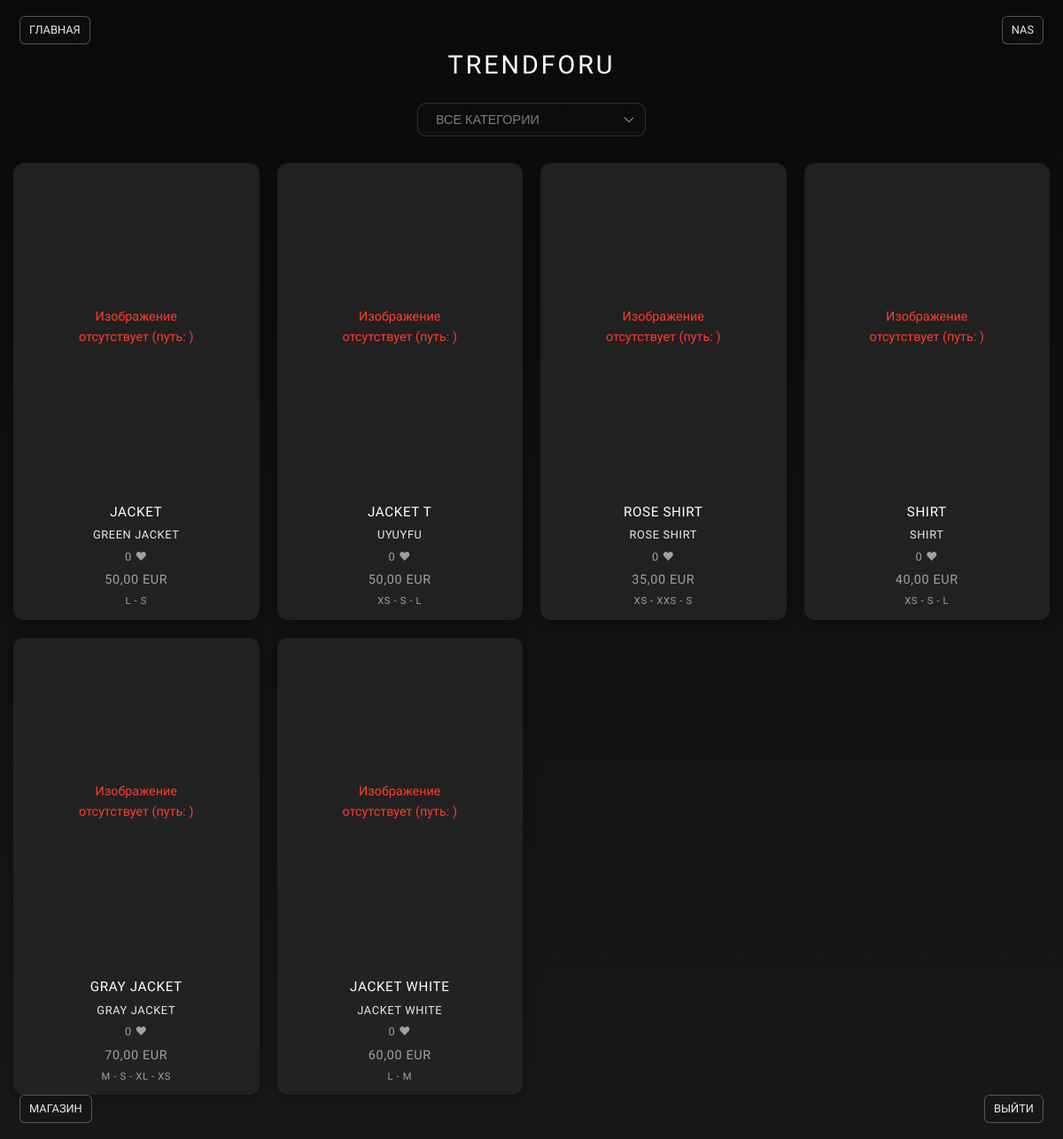
Page /products/ (signed in) on the committed database.
### apps/users/models.py (models this page shows, shortened)
class User(AbstractUser):
    email = models.EmailField(unique=True)
    USERNAME_FIELD = 'email'
    REQUIRED_FIELDS = ['username']

### apps/products/models.py (models this page shows, shortened)
class Product(models.Model):
    title = models.CharField(max_length=255)
    description = models.TextField()
    price = models.DecimalField(max_digits=10, decimal_places=2)
    image = models.ImageField(upload_to='products/', blank=True, null=True)  # ← просто хранение локально
    category = models.ForeignKey('Category', on_delete=models.CASCADE, related_name='products')
    size_string = models.CharField(max_length=100, help_text="Comma-separated sizes like: S,M,L")
    stock = models.PositiveIntegerField()
    is_active = models.BooleanField(default=True)
    created_at = models.DateTimeField(auto_now_add=True)

class ProductSize(models.Model):
    product = models.ForeignKey(
        Product,
        related_name='size_variants',  # ← новое имя
        on_delete=models.CASCADE
    )
    size = models.CharField(
        max_length=10,
        choices=[('XXS', 'XXS'), ('XS', 'XS'), ('S', 'S'),
                 ('M', 'M'), ('L', 'L'), ('XL', 'XL'), ('XXL', 'XXL')]
    )
    stock = models.PositiveIntegerField(default=0)

### apps/products/views.py (the view)
# urls.py: path('', product_list, name='product_list'),  # ← именно этот URL
def product_list(request):
    products = Product.objects.filter(is_active=True)
    return render(request, 'products/product_list.html', {'products': products})

### templates/products/product_list.html (shortened to what this page needs)
{% load static %}
<!DOCTYPE html>
<html lang="ru">
<head>
</head>
<body onload="document.body.style.opacity='1'; showShibaAlert();">
<header class="fixed-header">
  <div class="corner top-left">
    <a href="{% url 'home' %}">Главная</a>
  </div>
  <div class="corner top-right">
    {% if request.user.is_authenticated %}
      <a href="{% url 'profile' %}">{{ request.user.username }}</a>
    {% endif %}
  </div>
  <div class="corner bottom-left">
    <a href="{% url 'shop' %}">Магазин</a>
  </div>
  <div class="corner bottom-right">
    {% if request.user.is_authenticated %}
      <a href="{% url 'logout' %}">Выйти</a>
    {% else %}
      <a href="{% url 'login' %}">Войти</a>
    {% endif %}
  </div>
</header>
<div class="shop-container">
  <h1 class="shop-title">TRENDFORU</h1>
  <div class="category-filter">
    <select class="category-select" id="category-filter" {% if not categories %}disabled{% endif %}>
      <option value="all">Все категории</option>
    </select>
  </div>
  <div class="product-grid">
    {% if products %}
      {% for product in products %}
        <div class="product-card" data-category="{{ product.category.id|default:'none' }}">
          <div class="product-image-wrapper" data-id="{{ product.id }}">
            <a href="{% url 'product_detail' product.pk %}" class="product-link">
              {% if product.images.all %}
                {% with img=product.images.first %}
                  {% if img.image %}
                    <div class="image-fallback" style="display: none;">Изображение отсутствует (путь: {{ img.image.url }})</div>
                  {% else %}
                    <img class="main-img" src="{% static 'img/placeholder.jpg' %}" alt="Нет изображения" loading="lazy">
                    <div class="image-fallback" style="display: none;">Изображение отсутствует (нет данных)</div>
                  {% endif %}
                {% endwith %}
              {% else %}
                <img class="main-img" src="{% static 'img/placeholder.jpg' %}" alt="Нет изображения" loading="lazy">
                <div class="image-fallback" style="display: none;">Изображение отсутствует (нет изображений)</div>
              {% endif %}
            </a>
            {% if request.user.is_authenticated %}
              <button type="button"
                      class="favorite-btn"
                      data-product-id="{{ product.id }}"
                      data-favorited="{% if product.id in favorites %}true{% else %}false{% endif %}"
                      aria-label="Добавить {{ product.title }} в избранное">
              </button>
            {% endif %}
          </div>
          <div class="product-info-bottom">
            <div class="product-title">{{ product.title }}</div>
            <div class="product-description">{{ product.description }}</div>
            <div class="product-likes">
              <span class="likes-count">{{ product.liked_by.count }}</span> ♥
            </div>
            <div class="product-price">{{ product.price }} EUR</div>
            {% with product.size_variants.all as sizes %}
              {% if sizes %}
                <div class="product-sizes">
                  {% for size in sizes %}
                    {{ size.size }}{% if not forloop.last %} - {% endif %}
                  {% endfor %}
                </div>
              {% else %}
                <div class="product-sold-out">Нет размеров</div>
              {% endif %}
            {% endwith %}
          </div>
        </div>
      {% endfor %}
    {% else %}
      <p style="color: #E8ECEF; text-align: center; font-size: 0.9rem; font-weight: 400;">Нет товаров</p>
    {% endif %}
  </div>
</div>
</body>
</html>

### templates/products/product_list.html (style rules this page uses)
* { margin: 0; padding: 0; box-sizing: border-box; }
body { font-family: 'SF Pro Display', -apple-system, BlinkMacSystemFont, 'Segoe UI', Roboto, Arial, sans-serif; background: linear-gradient(180deg, #0A0A0A 0%, #181818 100%); color: #E8ECEF; min-height: 100vh; opacity: 0; transition: opacity 0.8s ease; line-height: 1.6; -webkit-tap-highlight-color: transparent; font-weight: 400; touch-action: manipulation; }
.shop-container { max-width: 1200px; margin: 0 auto; padding: 50px 15px; animation: fadeInUp 0.8s ease-out forwards; opacity: 0; transform: translateY(20px); }
.shop-title { font-size: 1.8rem; font-weight: 500; letter-spacing: 0.1em; text-transform: uppercase; color: #FFFFFF; text-align: center; margin-bottom: 20px; }
.category-filter { display: flex; justify-content: center; margin-bottom: 30px; }
.category-select { background: rgba(26, 26, 26, 0.3); backdrop-filter: blur(6px); border: 1px solid rgba(232, 236, 239, 0.3); border-radius: 10px; padding: 10px 20px; font-size: 0.9rem; font-weight: 400; color: #E8ECEF; text-transform: uppercase; cursor: pointer; transition: all 0.3s cubic-bezier(0.4, 0, 0.2, 1); appearance: none; background-repeat: no-repeat; background-position: right 10px center; background-size: 16px; padding-right: 40px; }
.category-select:disabled { opacity: 0.5; cursor: not-allowed; }
.product-grid { display: grid; grid-template-columns: repeat(auto-fit, minmax(260px, 1fr)); gap: 20px; }
.product-card { background: rgba(36, 36, 36, 0.9); backdrop-filter: blur(10px); border-radius: 12px; overflow: hidden; transition: transform 0.3s cubic-bezier(0.4, 0, 0.2, 1), box-shadow 0.3s ease; display: flex; flex-direction: column; text-align: center; box-shadow: 0 4px 16px rgba(0, 0, 0, 0.3); }
.product-image-wrapper { position: relative; width: 100%; padding-top: 133.33%; }
.image-fallback { position: absolute; top: 50%; left: 50%; transform: translate(-50%, -50%); color: #FF3B30; font-size: 0.9rem; text-align: center; }
.favorite-btn { position: absolute; top: 8px; right: 8px; background: transparent; border: none; cursor: pointer; font-size: 1.2rem; transition: transform 0.3s ease, color 0.3s ease; z-index: 10; padding: 10px; min-width: 48px; min-height: 48px; color: transparent; }
.product-info-bottom { background: transparent; color: #E8ECEF; padding: 12px; font-size: 0.8rem; letter-spacing: 0.05em; text-transform: uppercase; display: flex; flex-direction: column; gap: 4px; text-align: center; }
.product-title { font-size: 0.95rem; font-weight: 400; color: #FFFFFF; transition: color 0.3s ease; }
.product-price { font-size: 0.9rem; color: #A1A1A6; }
.product-sizes { font-size: 0.7rem; color: #A1A1A6; }
.product-likes { font-size: 0.8rem; color: #A1A1A6; }
header.fixed-header { position: fixed; width: 100%; z-index: 1000; }
header.fixed-header .corner { position: fixed; padding: 8px 12px; font-size: 0.8rem; font-weight: 400; text-transform: uppercase; min-width: 48px; min-height: 48px; display: flex; align-items: center; justify-content: center; }
.top-left { top: 10px; left: 10px; }
.top-right { top: 10px; right: 10px; }
.bottom-left { bottom: 10px; left: 10px; }
.bottom-right { bottom: 10px; right: 10px; }
header.fixed-header .corner a { color: #E8ECEF; text-decoration: none; background: rgba(26, 26, 26, 0.3); backdrop-filter: blur(6px); padding: 5px 10px; border: 1px solid rgba(232, 236, 239, 0.3); border-radius: 6px; transition: all 0.3s cubic-bezier(0.4, 0, 0.2, 1); font-size: 0.8rem; }

### rows in the picture
User: user.username "NAS"
Product: title "JACKET", description "GREEN JACKET", liked_by.count "0", price "50,00"
ProductSize: size "L"
ProductSize: size "S"
Product: title "JACKET T", description "UYUYFU", liked_by.count "0", price "50,00"
ProductSize: size "XS"
ProductSize: size "S"
ProductSize: size "L"
Product: title "ROSE SHIRT", description "ROSE SHIRT", liked_by.count "0", price "35,00"
ProductSize: size "XS"
ProductSize: size "XXS"
ProductSize: size "S"
Product: title "SHIRT", description "SHIRT", liked_by.count "0", price "40,00"
ProductSize: size "XS"
ProductSize: size "S"
ProductSize: size "L"
Product: title "GRAY JACKET", description "GRAY JACKET", liked_by.count "0", price "70,00"
ProductSize: size "M"
ProductSize: size "S"
ProductSize: size "XL"
ProductSize: size "XS"
Product: title "JACKET WHITE", description "JACKET WHITE", liked_by.count "0", price "60,00"
ProductSize: size "L"
ProductSize: size "M"
